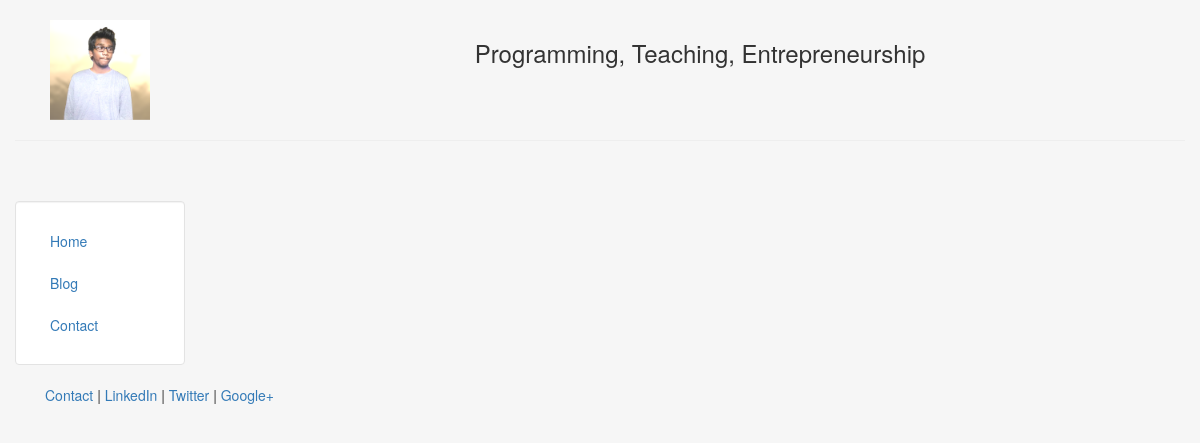
The page /blog/ on the database as committed earlier.
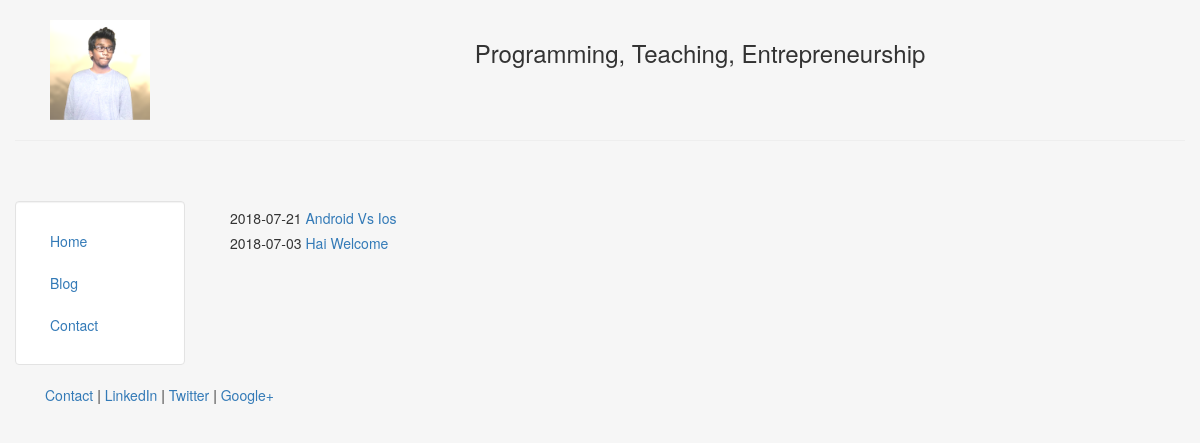
The same page on the database as committed later.
### blog/models.py (models this page shows, shortened)
class Post(models.Model):
    title = models.CharField(max_length=140)
    body = models.TextField()
    date = models.DateTimeField()

### blog/templates/blog/blog.html
{% extends "personal/header.html" %}
{% block content %}
	{% for post in object_list %}
		<h5>{{ post.date|date:"Y-m-d" }}<a href="/blog/{{post.id}}"> {{post.title}}</a></h5>
	{% endfor %}
{% endblock %}

### personal/templates/personal/header.html (shortened to what this page needs)
<!DOCTYPE html>
<html lang="en">
<head>
	{% load staticfiles %}
	<link rel='stylesheet' href="{% static 'personal/css/bootstrap.min.css' %}" type='text/css' />
</head>
<body class="body" style="background-color:#f6f6f6">
	<div class="container-fluid" style="min-height:95%; ">
		<div class="row">
			<div class="col-sm-2">
				<br>
				<center>
					<img src="{% static 'personal/img/profile.png' %}" class="img-responsive" style='max-height:100px;' alt="face">
				</center>
			</div>
			<div class="col-sm-10" >
				<br>
				<center>
				<h3>Programming, Teaching, Entrepreneurship</h3>
				</center>
			</div>
		</div><hr>
	<div class="row">
		<div class="col-sm-2">
		<br>
		<br>
		<div class="well bs-sidebar" id="sidebar" style="background-color:#fff">
			<ul class="nav nav-pills nav-stacked">
			<li><a href='/'>Home</a></li>
			<li><a href='/blog/'>Blog</a></li>
			<li><a href='/contact/'>Contact</a></li>
			</ul>
		</div>
	</div>
	<div class="col-sm-10">
		<div class="container-fluid">
		<br><br>
		{% block content %}
		{% endblock %}
	</div>
</div>
</div>
		<footer>
		 <div class="container-fluid" style='margin-left:15px'>
			<p><a href="#" target="blank">Contact</a> | <a href="#" target="blank">LinkedIn</a> | <a href="#" target="blank">Twitter</a> | <a href="#" target="blank">Google+</a></p>
		 </div>
		</footer>
</body>
</html>

### personal/templates/personal/header.html (style rules this page uses)
html, body { height:100% }

Rows that differ between the two databases and show on the page:
added Post: date "2018-07-21", title "Android Vs Ios"
added Post: date "2018-07-03", title "Hai Welcome"
